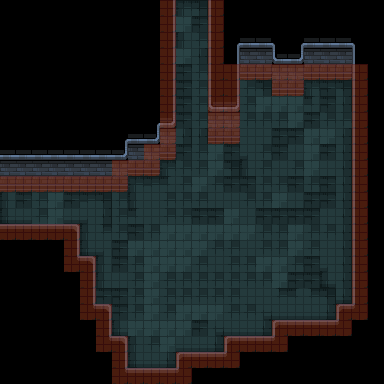

This game map was drawn from its Tiled (.tmx) file and the tilesets committed beside it. A one-line description and the full map source follow:
An orthogonal 24x24 tile map with 16x16 px tiles, 3 tile layers (floor, details, collision) and 11 objects.

<map version="1.9" tiledversion="1.9.2" orientation="orthogonal" renderorder="right-down" width="24" height="24" tilewidth="16" tileheight="16" infinite="0" nextlayerid="7" nextobjectid="12">
 <tileset firstgid="1" source="../Tilesets/dungeon_prison_tileset.tsx" />
 <layer id="3" name="floor" width="24" height="24">
  <data encoding="csv">
0,0,0,0,0,0,0,0,0,0,0,5,7,0,0,0,0,0,0,0,0,0,0,0,
0,0,0,0,0,0,0,0,0,0,0,82,80,0,0,0,0,0,0,0,0,0,0,0,
0,0,0,0,0,0,0,0,0,0,0,30,81,0,0,0,0,0,0,0,0,0,0,0,
0,0,0,0,0,0,0,0,0,0,80,82,32,0,0,0,0,0,0,0,0,0,0,0,
0,0,0,0,0,0,0,0,0,0,0,80,81,0,0,0,0,0,0,0,0,0,0,0,
0,0,0,0,0,0,0,0,0,0,0,80,81,0,6,81,7,0,0,5,80,7,0,0,
0,0,0,0,0,0,0,0,0,0,0,80,81,0,56,81,82,82,82,60,80,32,0,0,
0,0,0,0,0,0,0,0,0,0,0,80,81,0,31,81,81,81,82,80,81,81,0,0,
0,0,0,0,0,0,0,0,0,0,0,32,32,0,30,31,31,80,80,82,82,32,0,0,
0,0,0,0,0,0,0,0,0,0,0,80,81,82,80,10,81,80,31,82,80,32,0,0,
5,0,0,0,0,0,0,0,0,0,5,81,81,82,7,30,81,31,81,82,31,32,0,0,
5,7,0,0,0,0,0,81,5,6,60,81,82,81,80,80,81,81,80,81,80,32,0,0,
30,80,81,82,80,6,7,81,30,31,81,81,81,31,31,81,81,82,31,80,80,32,0,0,
55,56,81,82,56,10,32,81,60,31,81,81,80,80,82,31,80,80,80,80,31,32,0,0,
0,0,0,0,0,30,58,81,80,81,82,82,82,82,82,82,81,81,82,81,81,32,0,0,
0,0,0,0,0,55,10,80,82,82,82,82,82,81,81,31,81,81,82,81,31,32,0,0,
0,0,0,0,0,0,30,80,81,82,82,82,81,31,81,81,82,82,81,80,10,32,0,0,
0,0,0,0,0,0,30,31,81,82,81,81,81,81,81,81,81,82,80,80,55,32,0,0,
0,0,0,0,0,0,80,80,81,82,81,81,81,81,81,31,31,58,60,58,7,57,0,0,
0,0,0,0,0,0,0,80,81,82,81,82,82,82,81,81,8,56,56,56,57,0,0,0,
0,0,0,0,0,0,0,55,82,82,82,82,80,8,56,56,57,0,0,0,0,0,0,0,
0,0,0,0,0,0,0,0,30,81,82,56,56,57,0,0,0,0,0,0,0,0,0,0,
0,0,0,0,0,0,0,0,55,56,57,0,0,0,0,0,0,0,0,0,0,0,0,0,
0,0,0,0,0,0,0,0,0,0,0,0,0,0,0,0,0,0,0,0,0,0,0,0
</data>
 </layer>
 <layer id="2" name="details" width="24" height="24">
  <data encoding="csv">
0,0,0,0,0,0,0,0,0,0,129,0,0,130,0,0,0,0,0,0,0,0,0,0,
0,0,0,0,0,0,0,0,0,0,129,0,0,130,0,0,0,0,0,0,0,0,0,0,
0,0,0,0,0,0,0,0,0,0,129,0,0,130,104,2,2,105,104,2,2,2,105,0,
0,0,0,0,0,0,0,0,0,0,129,0,0,130,129,27,27,101,103,27,27,27,130,0,
0,0,0,0,0,0,0,0,0,0,129,0,0,130,129,52,52,27,27,52,52,52,130,0,
0,0,0,0,0,0,0,0,0,0,129,0,0,130,129,0,0,52,52,0,0,0,130,0,
0,0,0,0,0,0,0,0,0,0,129,0,0,101,103,0,0,0,0,0,0,0,130,0,
0,0,0,0,0,0,0,0,0,104,103,0,0,27,27,0,0,0,0,0,0,0,130,0,
0,0,0,0,0,0,0,104,2,103,27,0,0,52,52,0,0,0,0,0,0,0,130,0,
2,2,2,2,2,2,2,103,27,27,52,0,0,0,0,0,0,0,0,0,0,0,130,0,
27,27,27,27,27,27,27,27,52,52,0,0,0,0,0,0,0,0,0,0,0,0,130,0,
52,52,52,52,52,52,52,52,0,0,0,0,0,0,0,0,0,0,0,0,0,0,130,0,
0,0,0,0,0,0,0,0,0,0,0,0,0,0,0,0,0,0,0,0,0,0,130,0,
0,0,0,0,0,0,0,0,0,0,0,0,0,0,0,0,0,0,0,0,0,0,130,0,
77,77,77,77,78,0,0,0,0,0,0,0,0,0,0,0,0,0,0,0,0,0,130,0,
0,0,0,0,129,0,0,0,0,0,0,0,0,0,0,0,0,0,0,0,0,0,130,0,
0,0,0,0,154,78,0,0,0,0,0,0,0,0,0,0,0,0,0,0,0,0,130,0,
0,0,0,0,0,129,0,0,0,0,0,0,0,0,0,0,0,0,0,0,0,0,130,0,
0,0,0,0,0,129,0,0,0,0,0,0,0,0,0,0,0,0,0,0,0,0,130,0,
0,0,0,0,0,154,78,0,0,0,0,0,0,0,0,0,0,0,0,0,0,76,155,0,
0,0,0,0,0,0,129,0,0,0,0,0,0,0,0,0,0,76,77,77,77,155,0,0,
0,0,0,0,0,0,154,78,0,0,0,0,0,0,76,77,77,155,0,0,0,0,0,0,
0,0,0,0,0,0,0,129,0,0,0,76,77,77,155,0,0,0,0,0,0,0,0,0,
0,0,0,0,0,0,0,154,77,77,77,155,0,0,0,0,0,0,0,0,0,0,0,0
</data>
 </layer>
 <layer id="1" name="collision" width="24" height="24" opacity="0.5">
  <data encoding="csv">
0,0,0,0,0,0,0,0,0,0,502,0,0,502,0,0,0,0,0,0,0,0,0,0,
0,0,0,0,0,0,0,0,0,0,502,0,0,502,0,0,0,0,0,0,0,0,0,0,
0,0,0,0,0,0,0,0,0,0,502,0,0,502,0,0,0,0,0,0,0,0,0,0,
0,0,0,0,0,0,0,0,0,0,502,0,0,502,0,0,0,0,0,0,0,0,0,0,
0,0,0,0,0,0,0,0,0,0,502,0,0,502,502,502,502,502,502,502,502,502,502,0,
0,0,0,0,0,0,0,0,0,0,502,0,0,502,502,0,0,502,502,0,0,0,502,0,
0,0,0,0,0,0,0,0,0,0,502,0,0,502,502,0,0,0,0,0,0,0,502,0,
0,0,0,0,0,0,0,0,0,0,502,0,0,502,502,0,0,0,0,0,0,0,502,0,
0,0,0,0,0,0,0,0,0,0,502,0,0,502,502,0,0,0,0,0,0,0,502,0,
0,0,0,0,0,0,0,0,0,502,502,0,0,0,0,0,0,0,0,0,0,0,502,0,
0,0,0,0,0,0,0,502,502,502,0,0,0,0,0,0,0,0,0,0,0,0,502,0,
502,502,502,502,502,502,502,502,0,0,0,0,0,0,0,0,0,0,0,0,0,0,502,0,
0,0,0,0,0,0,0,0,0,0,0,0,0,0,0,0,0,0,0,0,0,0,502,0,
0,0,0,0,0,0,0,0,0,0,0,0,0,0,0,0,0,0,0,0,0,0,502,0,
502,502,502,502,502,0,0,0,0,0,0,0,0,0,0,0,0,0,0,0,0,0,502,0,
0,0,0,0,502,0,0,0,0,0,0,0,0,0,0,0,0,0,0,0,0,0,502,0,
0,0,0,0,502,502,0,0,0,0,0,0,0,0,0,0,0,0,0,0,0,0,502,0,
0,0,0,0,0,502,0,0,0,0,0,0,0,0,0,0,0,0,0,0,0,0,502,0,
0,0,0,0,0,502,0,0,0,0,0,0,0,0,0,0,0,0,0,0,0,0,502,0,
0,0,0,0,0,502,502,0,0,0,0,0,0,0,0,0,0,0,0,0,0,502,502,0,
0,0,0,0,0,0,502,0,0,0,0,0,0,0,0,0,0,502,502,502,502,502,0,0,
0,0,0,0,0,0,502,502,0,0,0,0,0,0,502,502,502,502,0,0,0,0,0,0,
0,0,0,0,0,0,0,502,0,0,0,502,502,502,502,0,0,0,0,0,0,0,0,0,
0,0,0,0,0,0,0,502,502,502,502,502,0,0,0,0,0,0,0,0,0,0,0,0
</data>
 </layer>
 <objectgroup id="4" name="enemy-spawn-points" class="enemy-spawn-point">
  <object id="7" x="304" y="160" width="16" height="16" />
  <object id="8" x="272" y="288" width="16" height="16" />
  <object id="9" x="128" y="304" width="16" height="16" />
  <object id="10" x="192" y="224" width="16" height="16" />
  <object id="11" x="-32" y="-16" width="432" height="400" />
 </objectgroup>
 <objectgroup id="5" name="gates" class="gate">
  <object id="3" gid="235" x="64" y="224" width="16" height="16" />
  <object id="4" gid="235" x="64" y="208" width="16" height="16" />
  <object id="5" gid="235" x="176" y="144" width="16" height="16" />
  <object id="6" gid="235" x="192" y="144" width="16" height="16" />
 </objectgroup>
 <objectgroup id="6" name="entrance-triggers" class="entrance-trigger">
  <object id="1" x="80" y="192" width="16" height="32" />
  <object id="2" x="176" y="144" width="32" height="16" />
 </objectgroup>
</map>